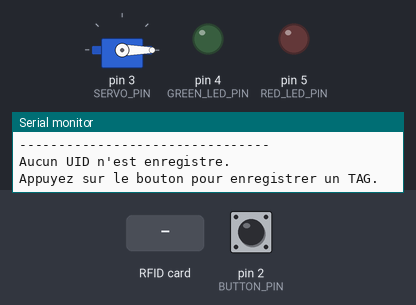
Simulated run of this sketch. Board: Arduino Uno, built with avr-gcc and run on an emulated ATmega328P. Shown: servo, output pins drawn as LEDs (lit = HIGH), the last lines printed to the serial monitor. The test bench sets the inputs (shaded band); at power-on: pin 2 (BUTTON_PIN) HIGH. EEPROM starts erased; pins used as bus, display or sensor lines are not drawn.

Above: at 1.3 s.
1.4 s: pin 2 (BUTTON_PIN) pulled LOW for 0.15 s
At 2.5 s:
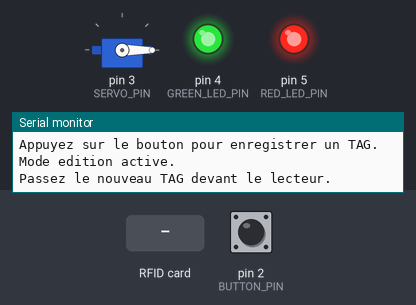
3.0 s: RFID card 5E 7A 19 C4 held to the reader
At 3.8 s:
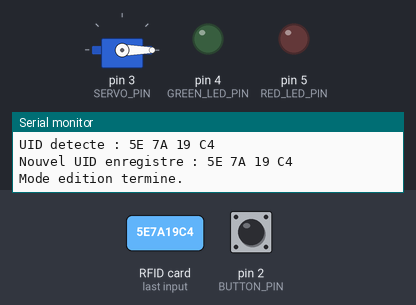
4.5 s: RFID card 5E 7A 19 C4 held to the reader
At 6.2 s:
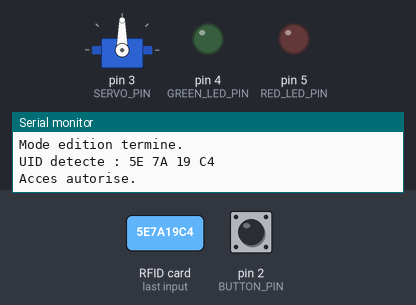
7.5 s: pin 2 (BUTTON_PIN) pulled LOW for 3.2 s
At 9.9 s:
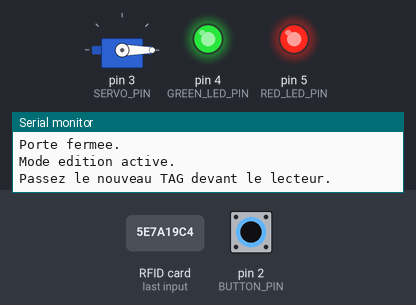
Timing chart, 0 to 11.4 s (numbered marks = the images above; inputs shaded):
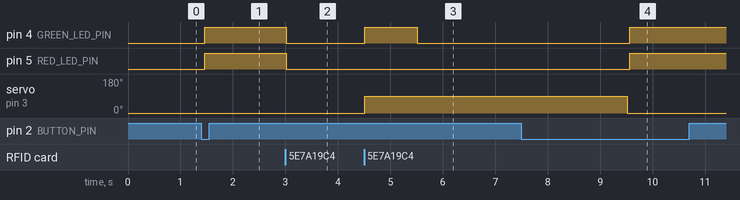

Measured:
- after the input at 1.4 s, pin 4 (GREEN_LED_PIN), pin 5 (RED_LED_PIN): LOW → HIGH after 0.06 s
- after the input at 3.0 s, pin 4 (GREEN_LED_PIN), pin 5 (RED_LED_PIN): HIGH → LOW at once
- after the input at 4.5 s, pin 4 (GREEN_LED_PIN): LOW → HIGH at once, → LOW 1.0 s later; servo on pin 3 (SERVO_PIN): 0° → 90° at once
- after the input at 7.5 s, pin 4 (GREEN_LED_PIN), pin 5 (RED_LED_PIN): LOW → HIGH after 2.1 s

The sketch:

03_access_control.ino
```cpp
#include <SPI.h>
#include <MFRC522.h>
#include <EEPROM.h>
#include <Servo.h>

const byte SS_PIN = 10;
const byte RST_PIN = 9;
const byte BUTTON_PIN = 2;
const byte SERVO_PIN = 3;
const byte GREEN_LED_PIN = 4;
const byte RED_LED_PIN = 5;

const int EEPROM_UID_ADDRESS = 0;
const int EEPROM_MARKER_ADDRESS = 4;
const byte EEPROM_MARKER = 0xA5;

const byte DOOR_CLOSED_ANGLE = 0;
const byte DOOR_OPEN_ANGLE = 90;

MFRC522 rfid(SS_PIN, RST_PIN);
Servo doorServo;

byte authorizedUid[4];
bool uidIsStored = false;
bool editMode = false;

void printUid(const byte uid[]) {
  for (byte i = 0; i < 4; i++) {
    if (uid[i] < 0x10) {
      Serial.print('0');
    }

    Serial.print(uid[i], HEX);
    Serial.print(' ');
  }

  Serial.println();
}

void saveUid(const byte newUid[]) {
  for (byte i = 0; i < 4; i++) {
    authorizedUid[i] = newUid[i];
    EEPROM.update(EEPROM_UID_ADDRESS + i, newUid[i]);
  }

  EEPROM.update(EEPROM_MARKER_ADDRESS, EEPROM_MARKER);
  uidIsStored = true;

  Serial.print(F("Nouvel UID enregistre : "));
  printUid(authorizedUid);
}

void loadUid() {
  if (EEPROM.read(EEPROM_MARKER_ADDRESS) != EEPROM_MARKER) {
    uidIsStored = false;
    Serial.println(F("Aucun UID n'est enregistre."));
    Serial.println(F("Appuyez sur le bouton pour enregistrer un TAG."));
    return;
  }

  for (byte i = 0; i < 4; i++) {
    authorizedUid[i] = EEPROM.read(EEPROM_UID_ADDRESS + i);
  }

  uidIsStored = true;
  Serial.print(F("UID charge depuis l'EEPROM : "));
  printUid(authorizedUid);
}

bool uidMatches(const byte readUid[]) {
  if (!uidIsStored) {
    return false;
  }

  for (byte i = 0; i < 4; i++) {
    if (readUid[i] != authorizedUid[i]) {
      return false;
    }
  }

  return true;
}

void enterEditMode() {
  editMode = true;
  digitalWrite(GREEN_LED_PIN, HIGH);
  digitalWrite(RED_LED_PIN, HIGH);

  Serial.println();
  Serial.println(F("Mode edition active."));
  Serial.println(F("Passez le nouveau TAG devant le lecteur."));
}

void grantAccess() {
  Serial.println(F("Acces autorise."));

  digitalWrite(GREEN_LED_PIN, HIGH);
  doorServo.write(DOOR_OPEN_ANGLE);

  delay(1000);
  digitalWrite(GREEN_LED_PIN, LOW);

  delay(4000);
  doorServo.write(DOOR_CLOSED_ANGLE);

  Serial.println(F("Porte fermee."));
}

void denyAccess() {
  Serial.println(F("Acces refuse."));

  digitalWrite(RED_LED_PIN, HIGH);
  delay(3000);
  digitalWrite(RED_LED_PIN, LOW);
}

void checkButton() {
  if (digitalRead(BUTTON_PIN) != LOW) {
    return;
  }

  delay(50);

  if (digitalRead(BUTTON_PIN) == LOW) {
    enterEditMode();

    while (digitalRead(BUTTON_PIN) == LOW) {
      // Attendre que le bouton soit relache.
    }

    delay(50);
  }
}

void readTag() {
  if (!rfid.PICC_IsNewCardPresent()) {
    return;
  }

  if (!rfid.PICC_ReadCardSerial()) {
    return;
  }

  if (rfid.uid.size != 4) {
    Serial.println(F("UID incompatible : il doit contenir 4 octets."));
    rfid.PICC_HaltA();
    rfid.PCD_StopCrypto1();
    return;
  }

  byte readUid[4];

  for (byte i = 0; i < 4; i++) {
    readUid[i] = rfid.uid.uidByte[i];
  }

  Serial.print(F("UID detecte : "));
  printUid(readUid);

  if (editMode) {
    saveUid(readUid);
    editMode = false;

    digitalWrite(GREEN_LED_PIN, LOW);
    digitalWrite(RED_LED_PIN, LOW);

    Serial.println(F("Mode edition termine."));
  } else if (uidMatches(readUid)) {
    grantAccess();
  } else {
    denyAccess();
  }

  rfid.PICC_HaltA();
  rfid.PCD_StopCrypto1();
}

void setup() {
  Serial.begin(9600);

  pinMode(BUTTON_PIN, INPUT_PULLUP);
  pinMode(GREEN_LED_PIN, OUTPUT);
  pinMode(RED_LED_PIN, OUTPUT);

  digitalWrite(GREEN_LED_PIN, LOW);
  digitalWrite(RED_LED_PIN, LOW);

  doorServo.attach(SERVO_PIN);
  doorServo.write(DOOR_CLOSED_ANGLE);

  SPI.begin();
  rfid.PCD_Init();

  Serial.println(F("Systeme de controle d'acces RFID"));
  Serial.println(F("--------------------------------"));

  loadUid();
}

void loop() {
  checkButton();
  readTag();
}
```
